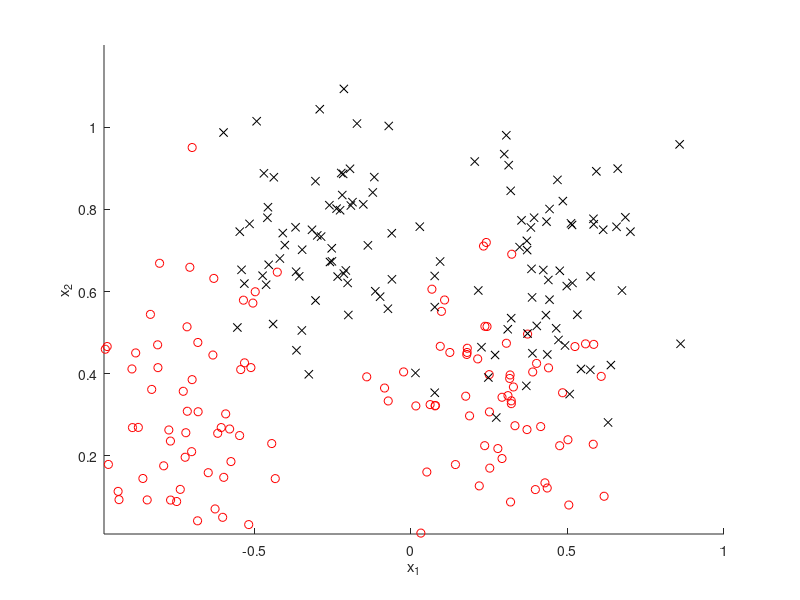

Source code (MATLAB):
clear;
load sytr.dat
load synte.dat;
temp1=find(sytr(:,3)==1);
temp2=find(sytr(:,3)==-1);
figure(2);hold on;
plot(sytr(temp2,1),sytr(temp2,2),'ro');
plot(sytr(temp1,1),sytr(temp1,2),'kx');
X=sytr(:,1:2);
t=sytr(:,3);
t(temp2) = 0;
N=length(t);
randn('seed',130);
rand('seed',23);
M=3;  % 4 

tic

% The hyperparameters adjustable. You may need test a lot of values for
% each different dataset
eta0=0.0002; % The Learning rate of gradient ascend for model location and scale
eta1=0.02;
m=2;        % Dimension of Data
mu=0.2;     %initial shaping parameter

gamma = 0.01; %0.01;  %5000;   This parameter is also tunable
  
Cind=randperm(N);  % 
C=X(Cind(1:M),:);   % randomly choose initial centers from data.
 
for iter=1:20000;   %repeatly sampling data
    temp=round(rand(1)*(N-1))+1;

    xdraw = X(temp,:) ; %randomly draw data sample;

    %Find the nearest center;
    for i=1:M;
       Dis(i)=norm(xdraw-C(i,:));   
    end;
    [Cmin,Id]=min(Dis);
    %update C(Id,:)
    C(Id,:)= C(Id,:)+ eta1*(xdraw-C(Id,:));
end;

Mu= mu*ones(M,m); %initial shaping parameter

for k=1:N
    for j=1:M
     Phi(k,j)= max(0,1-sum(Mu(j,:).*abs(X(k,:)-C(j,:))));
    end;
end;

% Algorithm
% Initialisation
alpha   = zeros(N, 1);  % means a
one     = ones(N, 1);
K       = Phi * Phi';   %evaluate(net.kernel, x, x);
eta     = zeros(N, 1);  % Means the model output
p      = exp(eta)./(1+exp(eta));   %net.invlink(eta);  % Means p

gd_steps = 3;
for ii = 1:gd_steps
    w     = max(exp(eta)./(1+exp(eta)).^2, 1e-6);
    z     = eta + (t - p)./w;
    R     = chol(K + diag(gamma./w));
    zeta  = R\(R'\one);
    xi    = R\(R'\z);
    delta = 1./sum(zeta);
    b     = sum(xi)*delta;
    alpha = xi - zeta*b;
    eta   = K*alpha + b;
    p    = exp(eta)./(1+exp(eta)); 
    % code adopted from gkmtool
end

haty = eta;
theta2=Phi'*alpha;
hatp = 1 ./ (1 + exp(-haty));
tpre= hatp>0.5;
sum(abs(t-tpre))/ N   % error rate training set
 
 
for Iter=1:100
   for j=1:M;  
      for k=1:N
            id(k)= sum(Mu(j,:).*abs(X(k,:)-C(j,:))) < 1;
            tempC(k,:)=   Mu(j,:).*sign(X(k,:)-C(j,:) )*id(k);
            tempMu(k,:)= - abs( C(j,:)- X(k,:) )*id(k); 
      end;      
      for i=1:m
           ParE1(i)=    sign(haty)' * (Phi(:,j)*   tempC(:,i)' +   tempC(:,i)* Phi(:,j)')* (alpha)   ;  
           ParE2(i)=    sign(haty)' * (Phi(:,j)*   tempMu(:,i)'+   tempMu(:,i)*Phi(:,j)')* (alpha);  
      end;     
      if norm( ParE1) ~=0
           C(j,:)= C(j,:)+eta0*ParE1 / norm( ParE1) ;
      end;
      if norm( ParE2) ~=0
           Mu(j,:)=Mu(j,:)+eta0*ParE2 / norm( ParE2) ;
      end;
      for it=1:m;
           Mu(j,it)  =max(0, Mu(j,it));
      end;
      for k=1:N
         Phi(k,j)= max(0, 1-sum(Mu(j,:).*abs(X(k,:)-C(j,:))));
      end;
   end
   
   K       = Phi * Phi';   %evaluate(net.kernel, x, x); 
   p      = exp(eta)./(1+exp(eta));   %net.invlink(eta);  % Means p
   for ii = 1:gd_steps
       w     = max(exp(eta)./(1+exp(eta)).^2, 1e-6);
       z     = eta + (t - p)./w;
       R     = chol(K + diag(gamma./w));
       zeta  = R\(R'\one);
       xi    = R\(R'\z);
       delta = 1./sum(zeta);
       b     = sum(xi)*delta;
       alpha = xi - zeta*b;
       eta   = K*alpha + b;
       p    = exp(eta)./(1+exp(eta)); 
       % code adopted from gkmtool
   end
   theta2=Phi'*alpha;
   haty = eta;
   hatp = 1 ./ (1 + exp(-haty));
   tpre= hatp>0.5;
   
   sum(abs(t-tpre))/ N   % error rate training set
   % J(Iter)=(ones(N,1)-Omega*theta(2:N+1)- theta(2:N+1)/gamma-t*theta(1))'*(ones(N,1)-Omega*theta(2:N+1)- theta(2:N+1)/gamma-t*theta(1));
   % J(Iter)= sum(abs( haty)) ;  
   J(Iter)= sum(abs( haty)) ;
end;

time=toc
% % generate the decision boundary.
for i1=1:100;
     for j1=1:120;
         xn(i1,j1)=i1*1/50-1 ;
         yn(i1,j1)=j1*1/100;
         tem=[xn(i1,j1) yn(i1,j1)];
         for j=1:M;
            phi(j)=max(0,1-sum(Mu(j,:).*abs(tem-C(j,:))));   
         end;
         zn(i1,j1)=phi*theta2+b;
     end;
end;
figure(2);
contour(xn,yn,zn, [0 0],'k.','linewidth',2);
xlabel('x_1');ylabel('x_2');
 
%test data
temp2=find(synte(:,3)==-1);
ttest=synte(:,3);
ttest(temp2) = 0;
N1=length(ttest);
Xtest=synte(:,1:2);
for i=1:N1
    for j=1:M
        phitest(i,j)=max(0,1-sum(Mu(j,:).*abs(Xtest(i,:)-C(j,:))));    
    end;
end;

hatytest=phitest*theta2+b;
prob = exp(hatytest) ./(1 + exp(hatytest));
tpretest = prob > 0.5; 
sum(abs(ttest-tpretest))/N1   % error rate test set


    